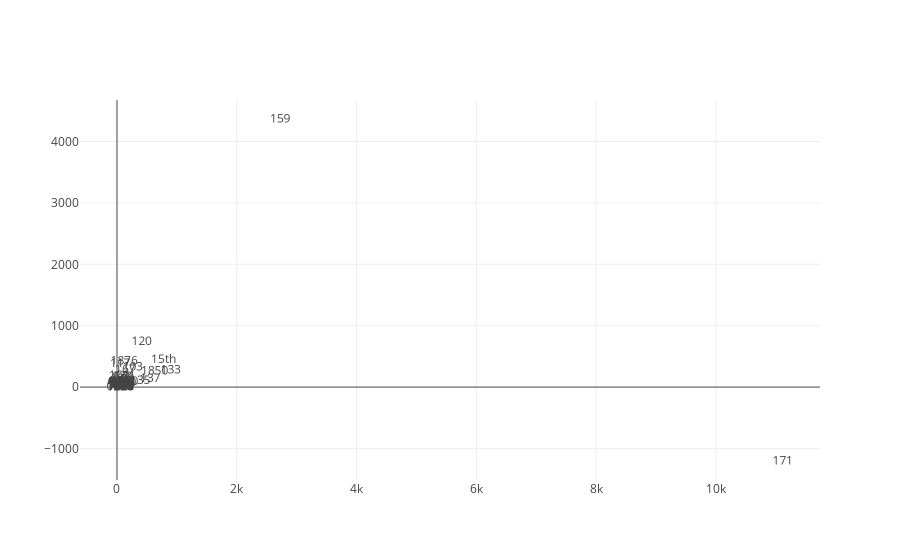

The notebook cell this image was saved under:
### Markdown cell above
## The text version of scatter plot looks messy but you can zoom it for great results

### Code cell
trace = go.Scattergl(
    x = data_2d[:,0],
    y = data_2d[:,1],
    mode = 'text',
    marker = dict(
        color = '#FFBAD2',
        line = dict(width = 1)
    ),
    text = vector_count.get_feature_names()
)
data = [trace]
iplot(data, filename='text-scatter-mode')
